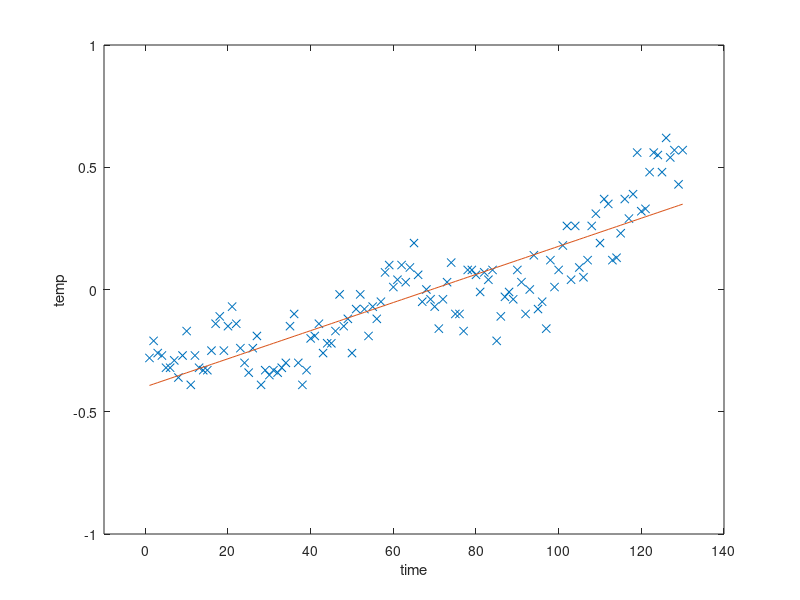

Reproduce this figure in MATLAB.
%linear least squares fit to Shumway temperature
%data
y =load('shumway_datasets/gtemp.txt');
n = numel(y);
t = (1:n)';
Z = [ones(1,n);    %matrix of inputs
       1:n]';

plot(t,y,'x');
xlabel('time'); ylabel('temp'); 
axis([-10 140 -1 1]);
%literal execution of formula
%beta = inv((Z'*Z))*Z'*y;
%more numerically stable way
beta = (Z'*Z)\(Z'*y);
f = beta(1) + beta(2)*t;
hold on;
plot(t,f);
